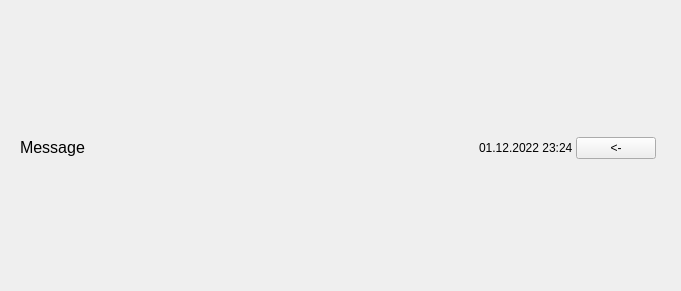
<?xml version="1.0" encoding="UTF-8"?>
<ui version="4.0">
 <class>messageWidget</class>
 <widget class="QWidget" name="messageWidget">
  <property name="geometry">
   <rect>
    <x>0</x>
    <y>0</y>
    <width>681</width>
    <height>291</height>
   </rect>
  </property>
  <property name="windowTitle">
   <string>Form</string>
  </property>
  <layout class="QHBoxLayout" name="horizontalLayout_4">
   <property name="spacing">
    <number>0</number>
   </property>
   <property name="leftMargin">
    <number>20</number>
   </property>
   <property name="topMargin">
    <number>5</number>
   </property>
   <property name="rightMargin">
    <number>5</number>
   </property>
   <property name="bottomMargin">
    <number>0</number>
   </property>
   <item>
    <layout class="QVBoxLayout" name="verticalLayout">
     <item>
      <layout class="QHBoxLayout" name="horizontalLayout">
       <property name="spacing">
        <number>0</number>
       </property>
       <item>
        <widget class="QLabel" name="messageContent">
         <property name="sizePolicy">
          <sizepolicy hsizetype="Preferred" vsizetype="Maximum">
           <horstretch>0</horstretch>
           <verstretch>0</verstretch>
          </sizepolicy>
         </property>
         <property name="font">
          <font>
           <pointsize>12</pointsize>
          </font>
         </property>
         <property name="text">
          <string>Message</string>
         </property>
        </widget>
       </item>
       <item>
        <spacer name="horizontalSpacer_2">
         <property name="orientation">
          <enum>Qt::Horizontal</enum>
         </property>
         <property name="sizeHint" stdset="0">
          <size>
           <width>40</width>
           <height>20</height>
          </size>
         </property>
        </spacer>
       </item>
       <item>
        <layout class="QHBoxLayout" name="detailsBox">
         <property name="spacing">
          <number>3</number>
         </property>
         <item>
          <spacer name="horizontalSpacer">
           <property name="orientation">
            <enum>Qt::Horizontal</enum>
           </property>
           <property name="sizeHint" stdset="0">
            <size>
             <width>40</width>
             <height>20</height>
            </size>
           </property>
          </spacer>
         </item>
         <item>
          <widget class="QLabel" name="label">
           <property name="text">
            <string>01.12.2022 23:24</string>
           </property>
          </widget>
         </item>
         <item>
          <widget class="QPushButton" name="pushButton">
           <property name="sizePolicy">
            <sizepolicy hsizetype="Fixed" vsizetype="Fixed">
             <horstretch>0</horstretch>
             <verstretch>0</verstretch>
            </sizepolicy>
           </property>
           <property name="minimumSize">
            <size>
             <width>5</width>
             <height>5</height>
            </size>
           </property>
           <property name="text">
            <string>&lt;-</string>
           </property>
          </widget>
         </item>
        </layout>
       </item>
      </layout>
     </item>
    </layout>
   </item>
   <item>
    <spacer name="verticalSpacer">
     <property name="orientation">
      <enum>Qt::Vertical</enum>
     </property>
     <property name="sizeHint" stdset="0">
      <size>
       <width>20</width>
       <height>40</height>
      </size>
     </property>
    </spacer>
   </item>
  </layout>
 </widget>
 <resources/>
 <connections/>
</ui>
